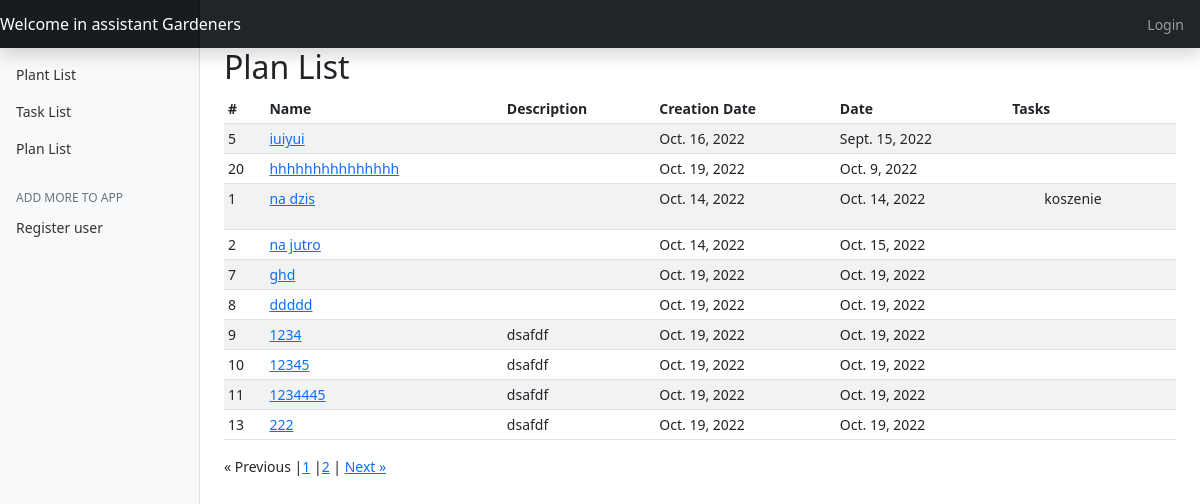
Page /plan_list on the earlier database version.
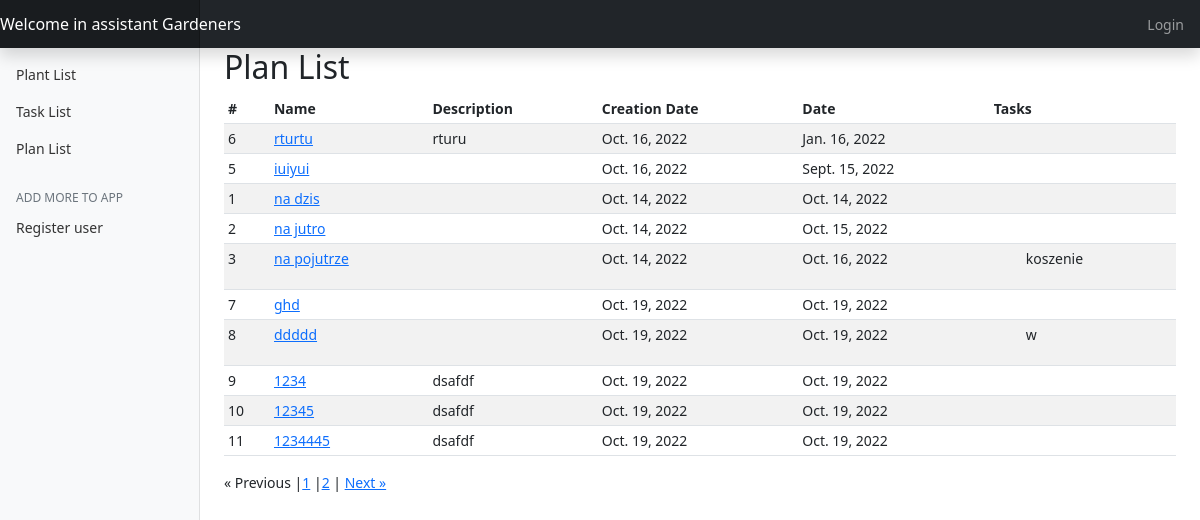
Same page on the later database version.
### garden_app/models.py (models this page shows, shortened)
class PlanOfWork(models.Model):
    name = models.CharField(max_length=60)
    description = models.TextField(blank=True, null=True)
    created = models.DateField(auto_now=True)
    date = models.DateField(default=date.today)

class Task(models.Model):
    name = models.CharField(max_length=60)
    description = models.TextField(blank=True, null=True)
    plant = models.ForeignKey(Plant, default=None, null=True, blank=True, on_delete=models.CASCADE)
    plan = models.ManyToManyField(PlanOfWork, blank=True)

### garden_app/views.py (the view)
# urls.py: path("plan_list", views.PlanOfWorkListView.as_view(), name="plan_list"),
class PlanOfWorkListView(View):
    def get(self, request):
        plan_list = PlanOfWork.objects.all().order_by("date")
        paginator = Paginator(plan_list, 10)
        page = request.GET.get('page')
        plans = paginator.get_page(page)
        return render(request, "plan_list.html", {"plans": plans})

### templates/plan_list.html (shortened to what this page needs)
{% extends 'base.html' %}
{% load static %}
{% block table %}
    <main role="main" class="col-md-9 ml-sm-auto col-lg-10 px-4">
    <h2>Plan List</h2>
      <div class="table-responsive">
        <table class="table table-striped table-sm">
          <thead>
            <tr>
              <th>#</th>
              <th>Name</th>
              <th>Description</th>
                <th>Creation Date</th>
                <th>Date</th>
                <th>Tasks</th>
            </tr>
          </thead>
          <tbody>
          {% for plan in plans %}
            <tr>
              <td>{{ plan.id }}</td>
                <td><a href="/plan_view/{{ plan.id }}" class="">{{ plan.name }}</a></td>
              <td>{{ plan.description }}</td>
              <td>{{ plan.created }}</td>
              <td>{{ plan.date }}</td>
            <td>
                <div>
              {% for task in plan.task_set.all %}
                <ol>
                    {{ task.name }}
                </ol>
                    {% endfor %}
                </div>
            </td>
            </tr>
          {% endfor %}
          </tbody>
        </table>
  </div>
  <div class="dashboard-menu">
    <span class="step-links">
        {% if plans.has_previous %}
            <a href="?page=1">&laquo; First page </a>
            <a href="?page={{ plans.previous_page_number }}">&laquo; Previous</a>
            {% elif plans.has_previous == False %}
                        &laquo; Previous
        {% endif %}
        <span class="color-header text-uppercase">
        {% for page in plans.paginator.page_range %}
        |<a href="?page={{ page }}">{{ page }}</a>
        {% endfor %}|
        </span>
        {% if plans.has_next %}
            <a href="?page={{ plans.next_page_number }}">Next &raquo;</a>
        {% elif plans.has_next == False %}
        next &raquo;
        {% endif %}
    </span>
  </div>
    </main>
{% endblock %}}

Differences in the rows shown:
no longer on this page (row edited): PlanOfWork: id "20", name "hhhhhhhhhhhhhhh", created "Oct. 19, 2022", date "Oct. 9, 2022"
no longer on this page (row unchanged): PlanOfWork: id "13", name "222", description "dsafdf", created "Oct. 19, 2022", date "Oct. 19, 2022"
added PlanOfWork: id "6", name "rturtu", description "rturu", created "Oct. 16, 2022", date "Jan. 16, 2022"
changed PlanOfWork "na dzis": loses Task (name "koszenie")
added PlanOfWork: id "3", name "na pojutrze", created "Oct. 14, 2022", date "Oct. 16, 2022", Task (name "koszenie")
added Task: name "w", shown under PlanOfWork "ddddd"
